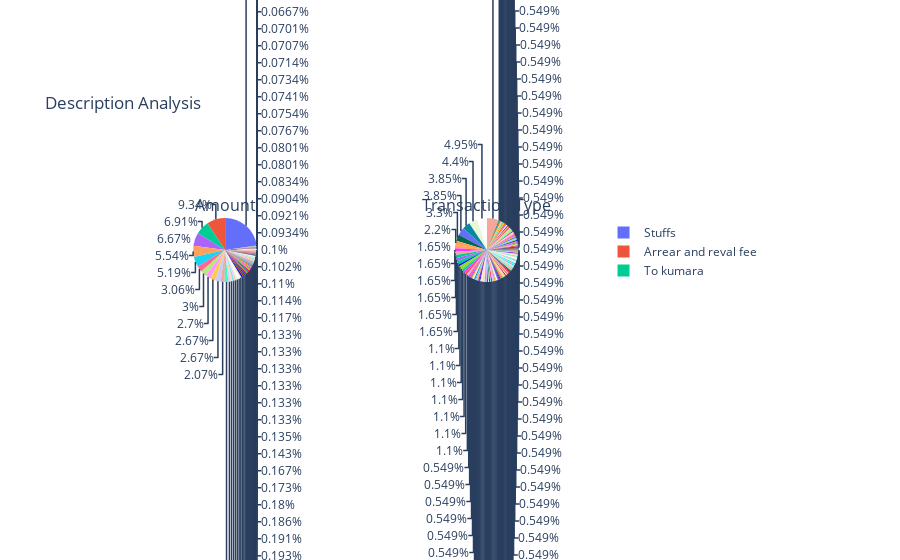

The notebook cell saved with this chart:
### Code cell
pfd_by_payment_way = count_sum(debits, "Description")
pfd_by_payment_way

### Figure 1 — Plotly figure (JSON) as saved in the notebook; plotly's stock layout.template omitted (floating-point values rounded to 4 significant figures)
{"data": [{"domain": {"x": [0, 0.45], "y": [0, 1]}, "labels": ["Arrear and reval fee", "Auto to Gobi's place", "Badminton", "Banana", "Bean bag", "Beer", "Bharath birthday", "Bingo", "Bommasandra to pg", "Books", "Breakfast", "Brownie", "Brunch", "Bun", "Bus ticket", "Bus to Bangalore", "Cab", "Cakepark", "Coconut water with stu", "Coffee + biscuit", "Coffee and thattai", "Corn", "Creamstone", "Cycle gap ", "Dairy milk", "Dinner", "Dinner with aravind", "Dinner with aravind and buddies", "Dinner with barath", "Dinner with gowdham", "Dinner with roommate", "Earphone", "Egg", "Eggs", "Eve snack", "Friday snacks with preethi gang", "Games ", "Gave to gowdham", "Good soup", "Hoodie for gobi", "Horlicks + kolakattai", "It better be worth it", "Jan 2nd with shakur and barath", "Ketch up", "Kfc ", "Kfc date with myself", "Kfc dinner", "Lemon tea", "Lemon tea with company", "Lended money returned to kumara", "Lended money returned to vishnu", "Lunch", "Lunch + chocolate for preethi", "Lunch pongal", "Lunch unlimited nv", "Lunch with barath", "Lunch with company", "Lunch with gowdham", "Lunch with not preethi", "Metro", "Milk with bharath", "Mirror", "Paani poori", "Panipoori", "Parotta", "Pepsi", "Pg to office", "Pizza", "Puffs", "Puffs and coffee", "Ramen with gobi", "Random stuff for drinks", "Rapido", "Rapido + toll", "Rapido to pg", "Recharge by gowdham", "Refund for bus ticket", "Rent", "Sent to barath", "Sent to preethi", "Sent to vicky", "Shawarma", "Side dishes", "Snack", "Snack with preethi", "Snacks", "Snacks with preethi and azar", "Spiderman ", "Stuffs", "Tablet to gowdham", "Tamen", "Taxi", "Tea lights", "To abijith", "To abijith and to vicky lend money returned", "To auto anna", "To barath", "To chennai", "To egmore", "To gobi", "To gobi 1st 1/4th", "To gowdham", "To karthi", "To ksr station", "To kumara", "To lended people", "To rahul", "To siva", "To vicky", "To vishnu", "Took from sbi", "Train cbe to chn", "Train to vnr", "Travel to koyambedu", "Vnr to apk", "Water", "Zinger box meal", "Zomato"], "name": "Amount", "type": "pie", "values": [14000, 214, 200, 10, 8297, 1500, 115, 10, 199, 400, 110, 50, 105, 18, 1575, 1365, 306, 125, 50, 1599, 14, 300, 289, 120, 10, 1115.0, 373, 491, 943, 250, 877.8, 3997, 300, 83, 1100, 106, 100, 50, 50, 3999, 25, 1300, 354, 200, 475, 259, 989, 18, 15, 30, 40, 1495, 171, 1530, 300, 200, 3101, 535.3, 135.5, 90, 1060, 7770, 25, 140, 120, 40, 43, 640.9, 25, 32, 380, 111, 35, 286, 559, 479, 600, 4580, 100, 107, 300, 80, 165, 94, 59, 1441, 176, 1364.0, 34163, 8, 324.7, 800, 84, 200, 500, 50, 20, 1000, 2709, 4500, 500, 150, 100, 153, 10350, 300, 113, 10000, 580, 1100, 200, 201.8, 4050, 138, 50, 70, 279, 269.4]}, {"domain": {"x": [0.55, 1], "y": [0, 1]}, "labels": ["Arrear and reval fee", "Auto to Gobi's place", "Badminton", "Banana", "Bean bag", "Beer", "Bharath birthday", "Bingo", "Bommasandra to pg", "Books", "Breakfast", "Brownie", "Brunch", "Bun", "Bus ticket", "Bus to Bangalore", "Cab", "Cakepark", "Coconut water with stu", "Coffee + biscuit", "Coffee and thattai", "Corn", "Creamstone", "Cycle gap ", "Dairy milk", "Dinner", "Dinner with aravind", "Dinner with aravind and buddies", "Dinner with barath", "Dinner with gowdham", "Dinner with roommate", "Earphone", "Egg", "Eggs", "Eve snack", "Friday snacks with preethi gang", "Games ", "Gave to gowdham", "Good soup", "Hoodie for gobi", "Horlicks + kolakattai", "It better be worth it", "Jan 2nd with shakur and barath", "Ketch up", "Kfc ", "Kfc date with myself", "Kfc dinner", "Lemon tea", "Lemon tea with company", "Lended money returned to kumara", "Lended money returned to vishnu", "Lunch", "Lunch + chocolate for preethi", "Lunch pongal", "Lunch unlimited nv", "Lunch with barath", "Lunch with company", "Lunch with gowdham", "Lunch with not preethi", "Metro", "Milk with bharath", "Mirror", "Paani poori", "Panipoori", "Parotta", "Pepsi", "Pg to office", "Pizza", "Puffs", "Puffs and coffee", "Ramen with gobi", "Random stuff for drinks", "Rapido", "Rapido + toll", "Rapido to pg", "Recharge by gowdham", "Refund for bus ticket", "Rent", "Sent to barath", "Sent to preethi", "Sent to vicky", "Shawarma", "Side dishes", "Snack", "Snack with preethi", "Snacks", "Snacks with preethi and azar", "Spiderman ", "Stuffs", "Tablet to gowdham", "Tamen", "Taxi", "Tea lights", "To abijith", "To abijith and to vicky lend money returned", "To auto anna", "To barath", "To chennai", "To egmore", "To gobi", "To gobi 1st 1/4th", "To gowdham", "To karthi", "To ksr station", "To kumara", "To lended people", "To rahul", "To siva", "To vicky", "To vishnu", "Took from sbi", "Train cbe to chn", "Train to vnr", "Travel to koyambedu", "Vnr to apk", "Water", "Zinger box meal", "Zomato"], "name": "Transaction Type", "type": "pie", "values": [1, 1, 1, 1, 3, 1, 1, 1, 1, 1, 2, 1, 1, 1, 1, 1, 1, 1, 1, 1, 1, 1, 1, 1, 1, 6, 1, 1, 3, 2, 1, 1, 1, 1, 1, 1, 1, 1, 1, 1, 1, 1, 1, 1, 1, 1, 2, 1, 1, 1, 1, 8, 1, 1, 1, 2, 11, 1, 1, 2, 7, 1, 1, 3, 1, 1, 1, 2, 1, 1, 1, 1, 1, 1, 4, 1, 1, 1, 1, 1, 1, 1, 1, 1, 1, 9, 1, 1, 7, 1, 1, 1, 1, 1, 1, 1, 1, 1, 1, 1, 1, 1, 1, 1, 3, 1, 1, 1, 3, 1, 1, 1, 2, 1, 1, 3, 1, 1]}], "layout": {"annotations": [{"font": {"size": 16}, "showarrow": false, "text": "Amount", "x": 0.225, "xanchor": "center", "xref": "paper", "y": 1, "yanchor": "bottom", "yref": "paper"}, {"font": {"size": 16}, "showarrow": false, "text": "Transaction Type", "x": 0.775, "xanchor": "center", "xref": "paper", "y": 1, "yanchor": "bottom", "yref": "paper"}], "autosize": true, "title": {"text": "Description Analysis"}}}
